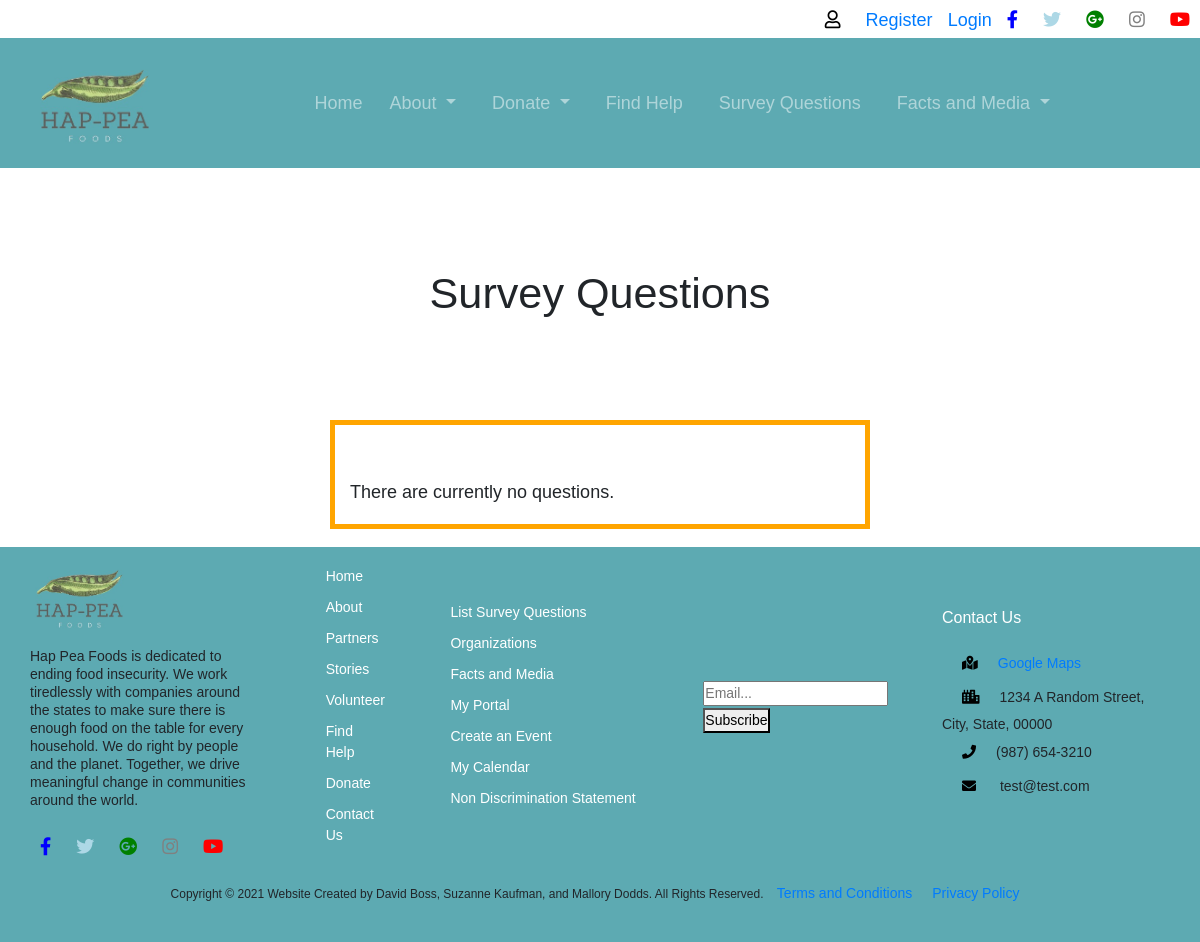
Before: /survey/list with the older database file.
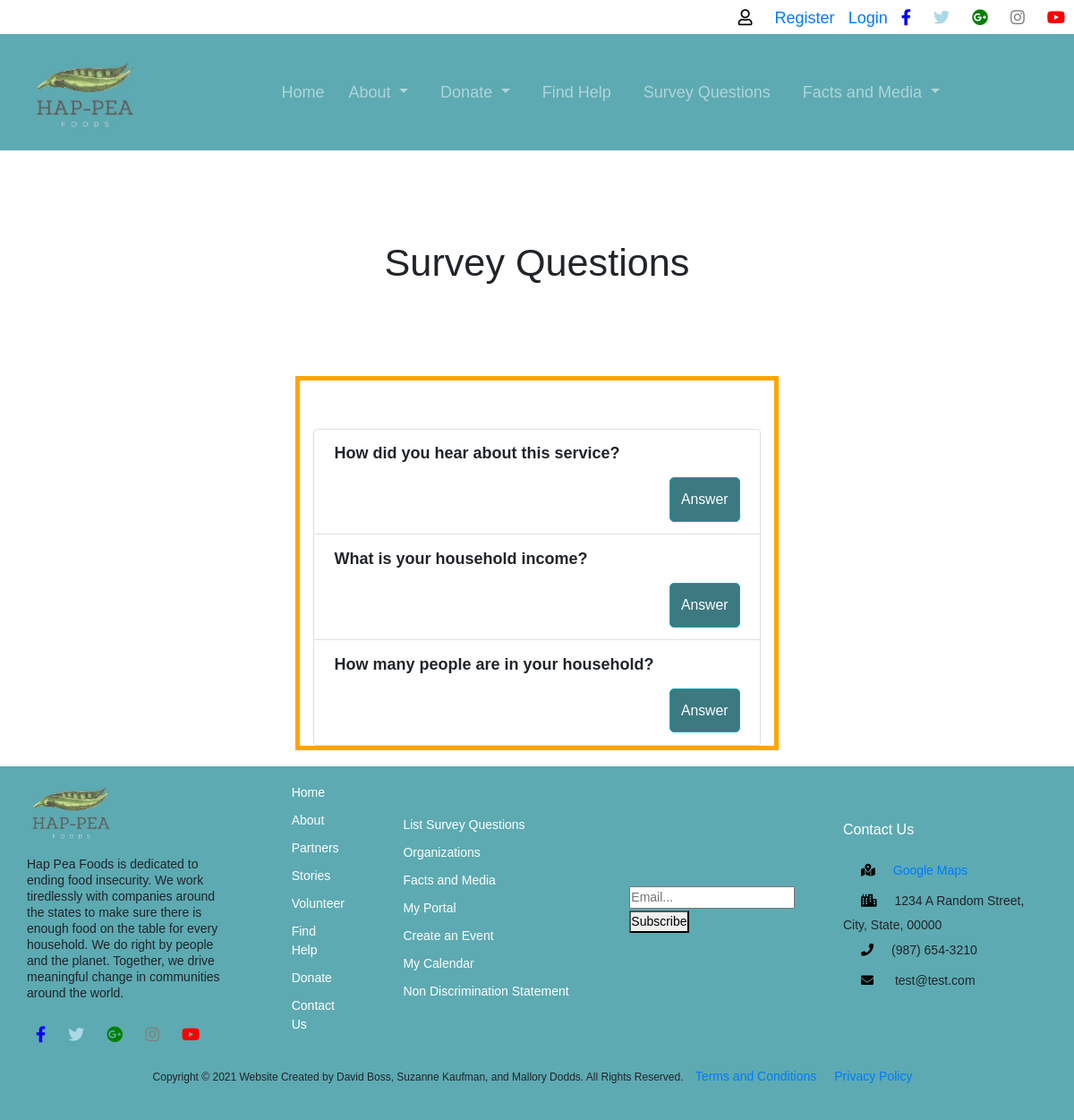
After: the same page with the newer database file.
### survey/models.py (models this page shows, shortened)
class Questionnaire(models.Model):
    question = models.TextField()
    option_one = models.CharField(null=True, max_length=30)
    option_two = models.CharField(null=True, max_length=30)
    option_three = models.CharField(null=True, max_length=30)
    option_four = models.CharField(null=True, max_length=30)
    option_one_count = models.IntegerField(default = 0)
    option_two_count = models.IntegerField(default = 0)
    option_three_count = models.IntegerField(default = 0)
    option_four_count = models.IntegerField(default = 0)
    textAnswer = models.TextField(null = True)

### survey/views.py (the view)
# urls.py: path('list', views.survey_list_view, name='list'),
def survey_list_view(request): # list view
    questions = Questionnaire.objects.all()
    return render(request, 'survey/list.html', {'questions':questions})

### templates/survey/list.html (shortened to what this page needs)
{% extends 'base_layout.html' %}
{% block content %}
    <h1 class="text-center">Survey Questions</h1>
    <div class="col-md-6 offset-md-3" style="border:solid 5px orange;">
        <br/><br/>
        {% if questions %}
        <ul class="list-group">
            {% for question in questions %}
            <li class="list-group-item">
                <strong> {{ question.question }} </strong>
                <span class="float-right">
                  {% if user.is_superuser %}
                    <a href="{% url 'answer' question.id %}" class="btn btn-info btn-sm">Answer</a>
                    <a href="{% url 'results' question.id %}" class="btn btn-outline-primary btn-sm">View Results</a>
                  {% else %}
                    <a href="{% url 'answer' question.id %}" class="btn btn-info btn-sm">Answer</a>
                  {% endif %}
                </span>
            </li>
            {% endfor %}
        </ul>
        {% else %}
          <p>There are currently no questions.</p>
        {% endif %}
    </div>
{% endblock %}

### templates/base_layout.html (shortened to what this page needs)
{% load static %}
<!DOCTYPE html>
<html lang="en" dir="ltr">
  <head>
    <link rel="stylesheet" href="https://maxcdn.bootstrapcdn.com/bootstrap/4.0.0/css/bootstrap.min.css">
    <link rel="stylesheet" href="{% static 'css/style.css' %}">
    <link rel="stylesheet" href="https://cdnjs.cloudflare.com/ajax/libs/font-awesome/5.15.2/css/all.min.css">
  </head>
  <body>
    <header>
     <div class="head-container">
       <div class="sm">
         {% if user.is_authenticated %}
           <h5>Welcome {{user.username}}</h5>
           <i class="far fa-user" style="color: black"></i>
           <a href="{% url 'portal' %}">My Portal</a>
           <a href="{% url 'accounts:logout' %}">Logout</a>
         {% else %}
           <i class="far fa-user" style="color: black"></i>
           <a href="{% url 'accounts:register' %}">Register</a>
           <a href="{% url 'accounts:login' %}">Login</a>
        {% endif %}
         <i class="fab fa-facebook-f" style="color: blue"></i>
         <i class="fab fa-twitter" style="color: lightblue"></i>
         <i class="fab fa-google-plus" style="color: green"></i>
         <i class="fab fa-instagram" style="color: grey"></i>
         <i class="fab fa-youtube" style="color: red"></i>
       </div>
     </div>
    </header>
    <nav class="navbar navbar-expand-md navbar-custom justify-content-evenly">
      <a href="/" class="navbar-brand"><img src="{% static 'logo2.jpg' %}" class = navimage alt=""></a>
      <div class="navbar-collapse collapse justify-content-center align-items-center w-100" id="navbarCustom">
        <ul class="navbar-nav mx-auto text-center">
            <li class="nav-item">
                <a class="nav-link" href="{% url 'home' %}">Home</a>
            </li>
            <li class="nav-item dropdown">
                <a class="nav-link dropdown-toggle px-3" href="#" id="navbarDropdown" data-toggle="dropdown" aria-haspopup="true" aria-expanded="false">
                  About
                </a>
            </li>
            <li class="nav-item dropdown">
                <a class="nav-link dropdown-toggle px-3" href="#" id="navbarDropdown" data-toggle="dropdown" aria-haspopup="true" aria-expanded="false">
                  Donate
                </a>
            </li>
            <li class="nav-item">
                <a class="nav-link px-3" href="{% url 'find_help' %}">Find Help</a>
            </li>
            <li class="nav-item">
                <a class="nav-link px-3" href="{% url 'list' %}">Survey Questions</a>
            </li>
            <li class="nav-item dropdown">
                <a class="nav-link dropdown-toggle px-3" href="#" id="navbarDropdown" data-toggle="dropdown" aria-haspopup="true" aria-expanded="false">
                  Facts and Media
                </a>
            </li>
        </ul>
    </div>
</nav>
    <div class="wrapper_container">
      {% block content %}
      {% endblock %}
    </div>
    <footer>
      <div class="foot-container">
        <div class="foot-columns">
          <div class="about">
            <div class="statement">
              <img src="{% static 'logo2.jpg' %}" class="img-logo" alt="peas">
              <p> Hap Pea Foods is dedicated to ending food insecurity. We work tiredlessly with companies around the states to make sure there is enough food on the table for every household.  We do right by people and the planet. Together, we drive meaningful change in communities around the world.</p>
            </div>
            <div class="sm">
              <i class="fab fa-facebook-f" style="color: blue"></i>
              <i class="fab fa-twitter" style="color: lightblue"></i>
              <i class="fab fa-google-plus" style="color: green"></i>
              <i class="fab fa-instagram" style="color: grey"></i>
              <i class="fab fa-youtube" style="color: red"></i>
            </div>
          </div>
          <div class="foot-links">
            <ul>
              <li><a href="{% url 'home' %}">Home</a></li>
              <li><a href="{% url 'about' %}">About</a></li>
              <li><a href="{% url 'partners' %}">Partners</a></li>
              <li><a href="{% url 'stories:stories' %}">Stories</a></li>
              <li><a href="{% url 'volunteer' %}">Volunteer</a></li>
              <li><a href="{% url 'find_help' %}">Find Help</a></li>
              <li><a href="{% url 'donations:donations' %}">Donate</a></li>
              <li><a href="{% url 'contact' %}">Contact Us</a></li>
            </ul>
          </div>
          <div class="foot-links-2">
            <ul>
              <li><a href="{% url 'list' %}">List Survey Questions</a></li>
              <li><a href="{% url 'organizations' %}">Organizations</a></li>
              <li><a href="{% url 'facts' %}">Facts and Media</a></li>
              <li><a href="{% url 'portal' %}">My Portal</a></li>
              <li><a href="{% url 'createevent' %}">Create an Event</a></li>
              <li><a href="{% url 'mycalendar' %}">My Calendar</a></li>
              <li><a href="{% url 'non_disc_stmt' %}">Non Discrimination Statement</a></li>
            </ul>
          </div>
          <div class="subscribe">
            <form action="/action_page.php">
              <input type="email" placeholder="Email..." name="email">
              <button type="submit">Subscribe</button>
            </form>
          </div>
          <div class="contact">
            <h2>Contact Us</h2>
            <ul>
              <li><i class="fa fa-map-marked-alt" style="color: black"></i><a href="https://maps.google.com">Google Maps</a></li>
              <li><i class="fa fa-city" style="color: black"></i>1234 A Random Street, City, State, 00000</li>
              <li><i class="fa fa-phone" style="color: black"></i>(987) 654-3210</li>
              <li><i class="fa fa-envelope" style="color: black"></i> test@test.com</li>
          </ul>
          </div>
        </div>
        <div class="foot-columns">
          <div class="copyright">
            <p>Copyright &copy; 2021 Website Created by David Boss, Suzanne Kaufman, and Mallory Dodds. All Rights Reserved.  <a href="{% url 'terms_cond' %}">Terms and Conditions</a><a href="{% url 'privacy' %}">Privacy Policy</a></p>
          </div>
        </div>
      </div>
    </footer>
  </body>
</html>

### static/css/style.css (style rules this page uses)
* { margin: 0; padding:0; outline: none; font-family: Arial, Helvetica, sans-serif; font-size: 18px; }
header { background: #FFF; }
.head-container { width: 100%; margin: 0 auto; display: flex; justify-content: flex-end; }
.head-container a { padding-left: 10px; }
.sm i { padding: 10px 10px; }
.navbar { min-height: 130px; background-color: #5DAAB2; }
.navbar-brand { padding: 0 15px; height: 40px; display: flex; align-items: center; justify-content: center; }
.navimage { max-height: 125px; max-width: 125px; }
.navbar-custom, .navbar-custom .navbar-text { color: rgba(255,255,255,.8); }
.navbar-custom .navbar-nav .nav-link { color: rgba(255,255,255,.5); }
.wrapper_container { max-width: 90%; margin: 0 auto; }
.wrapper_container h1 { text align: center; margin: 100px auto; font-size: 2.4em; }
footer { background: #5DAAB2; }
.foot-container { width: 95%; margin: 0 auto; }
.foot-columns { display: flex; margin: 1em 0; justify-content: space-between; align-items: center; }
.about { width: 20%; }
.statement img { height: 100px; }
.statement p { font-size: 14px; line-height: 1rem; }
.foot-links { width: 5%; }
.foot-links ul, .foot-links-2 ul { list-style-type: none; margin: 0; padding: 0; }
.foot-links li, .foot-links-2 li { padding: 5px 0; }
.foot-links a:link, .foot-links-2 a:link { color: #FFF; width: 10%; font-size: 14px; }
.subscribe { width: 15%; }
.subscribe input[type=email] { font-size: 14px; }
.subscribe button[type=submit] { font-size: 14px; }
.contact { width: 20%; }
.contact h2 { color: #FFF; padding-bottom: 10px; font-size: 16px; }
.contact ul { list-style-type: none; margin: 0; padding: 0; }
.contact a, li { font-size: 14px; }
.contact i { padding: 10px 20px; font-size: 14px; }
.copyright { text-align: center; width: 100%; padding-bottom: 20px; }
.copyright p { font-size: 12px; }
.copyright a { padding: 0 10px; font-size: 14px; }
.btn { margin-top: 40px; background: #3C7980; padding: 12px; text-align: center; color: #FFF; border-radius: 5px; cursor: pointer; }
html, body { height: 100%; margin: 0; padding: 0; }

Changed rows visible on the page:
added Questionnaire: question "How did you hear about this service?"
added Questionnaire: question "What is your household income?"
added Questionnaire: question "How many people are in your household?"
Other visible differences:
text no longer shown: "There are currently no questions."
